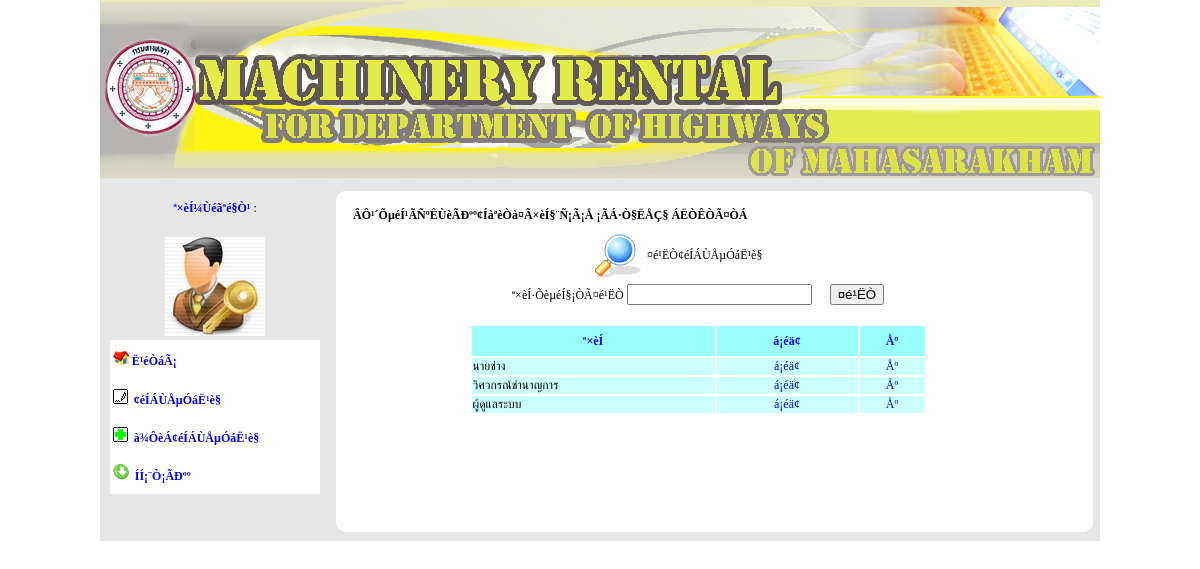
/Admin/search_position.php, run on the app's committed database.
### tables this page shows
CREATE TABLE `tb_position` (
  `pos_id` int(5) NOT NULL auto_increment,
  `name` varchar(50) NOT NULL,
  PRIMARY KEY  (`pos_id`)
);

### Admin/search_position.php (the view, shortened to what this page needs)
<!DOCTYPE HTML PUBLIC "-//W3C//DTD HTML 4.01 Transitional//EN"
"http://www.w3.org/TR/html4/loose.dtd">
<html>
<Center>
<head>
<link href="../css/css1.css" rel="stylesheet" type="text/css">
</head>
<body><font size="+5">
<table width="1000"  border="0" cellpadding="0" cellspacing="0">
  <tr valign="top">
    <td colspan="2"><? include("inc_header.php"); ?></td>
  </tr>
  <tr valign="top">
    <td height="5" colspan="2" bgcolor="#E7E6E6"></td>
  </tr>
  <tr valign="top">
    <td width="23%" height="114" bgcolor="#E7E6E6">
    <table width="100%" height="49"  border="0">
      <tr>
        <td width="100%" height="45"><center>
<span class="style1">ª×èÍ¼Ùéãªé§Ò¹</span> : <?=$_SESSION['adm_name']?>
        </center></td>
      </tr>
    </table>
      <table width="100%" height="102"  border="0">
        <tr>
          <td height="48" align="center"><img src="../images/administrator.jpg" alt="" width="100" height="99"></td>
        </tr>
        <tr>
          <td width="100%" height="48"><center>
            <table width="94%" height="38"  border="0" bgcolor="#FFFFFF">
			<tr>
                <td height="34"><strong><img src="../images/home.gif" alt="" width="16" height="14"><a href="Menu_Detail.php"> Ë¹éÒáÃ¡</a></strong></td>
              </tr>
              <tr>
                <td height="34"><strong><img src="../images/edit.gif" alt="" width="15" height="15">&nbsp; <a href="search_position.php">¢éÍÁÙÅµÓáË¹è§</a></strong></td>
              </tr>
              <tr>
                <td height="34"><strong><img src="../images/addg.GIF" alt="" width="15" height="15"> &nbsp;<a href="addPosition.php">à¾ÔèÁ¢éÍÁÙÅµÓáË¹è§</a></strong></td>
              </tr>
              <tr>
                <td width="100%" height="34"><strong><img src="../images/logout.gif" alt="" width="16" height="16">&nbsp;<a href="../logout.php"> ÍÍ¡¨Ò¡ÃÐºº</a></strong></td>
              </tr>
            </table>
          </center></td>
        </tr>
    </table>
    </td>
    <td width="77%"><table id="Table_01" width="100%" height="0" border="0" cellpadding="0" cellspacing="0">
      <tr>
        <td width="20"> <img src="../images/rim_01.gif" width="20" height="22" alt=""></td>
        <td background="../images/rim_02.gif"> <img src="../images/rim_02.gif" width="8" height="22" alt=""></td>
        <td background="../images/rim_02.gif">&nbsp; </td>
        <td width="23"> <img src="../images/rim_04.gif" width="23" height="22" alt=""></td>
      </tr>
      <tr>
        <td background="../images/rim_05.gif"> <img src="../images/rim_05.gif" width="20" height="11" alt=""></td>
        <td colspan="2" rowspan="2" valign="top" bgcolor="#FFFFFF"><table width="100%"  border="0">
          <tr>
            <td width="48%" colspan="2" ><strong>ÂÔ¹´ÕµéÍ¹ÃÑºÊÙèÃÐºº¢ÍàªèÒà¤Ã×èÍ§¨Ñ¡Ã¡Å ¡ÃÁ·Ò§ËÅÇ§ ÁËÒÊÒÃ¤ÒÁ </strong></td>
          </tr>
          <tr>
            <td colspan="2" rowspan="2" bgcolor="#FFFFFF">
              <table width="690" height="162" border="0" align="center">
                <tr>
                  <td width="287" align="right"><img src="../images/icon_search11.gif" width="50" height="50" align="right"></td>
                  <td width="393"><span class="style51">¤é¹ËÒ¢éÍÁÙÅµÓáË¹è§</span></td>
                </tr>
                <tr>
                  <td colspan="2" align="center"><form id="form1" name="form1" method="post" action="search_position.php">
      ª×èÍ·ÕèµéÍ§¡ÒÃ¤é¹ËÒ
      <input name="txtKeyword" type="text" id="txtKeyword" value="<?=$_POST["txtKeyword"];?>" />
<input type="submit" name="Submit" value="¤é¹ËÒ" />
                  </form></td>
                  </tr>
                <tr>
                  <td colspan="2">
<br>
                    <table width="457" border="0" align="center">
                      <tr>
                      	<td width="241" height="28" align="center" bgcolor="#99FFFF"><div align="center" class="style1">ª×èÍ</div></td>
          <td width="139" align="center" bgcolor="#99FFFF"><div align="center" class="style1">á¡éä¢</div></td>
          <td width="63" align="center" bgcolor="#99FFFF"><div align="center" class="style1">Åº</div></td>
                      </tr>
                      <?
					  $txt_search = $_POST['txtKeyword'];
$sql_show = "select * from tb_position where pos_id is not null and name like '%$txt_search%'";
$result_show = mysql_query($sql_show) or die(mysql_error());
while($row_show = mysql_fetch_array($result_show))
{
?>
        <tr>
        <td bgcolor="#CCFFFF"><?=$row_show['name']?></td>
          <td bgcolor="#CCFFFF"><div align="center"><a href="editPosition.php?edit_id=<?=$row_show['pos_id']?>">á¡éä¢</a></div></td>
           <td bgcolor="#CCFFFF"><div align="center"><a href="del_Position.php?del_id=<?=$row_show[pos_id]?>" onClick='return Conf(this)' >Åº</a></div></td>
        </tr>
        <?
}
?>
                    </table></td>
                </tr>
              </table></td>
          </tr>
          <tr>
            <td colspan="2">&nbsp;</td>
            </tr>
        </table></td>
        <td background="../images/rim_07.gif"> <img src="../images/rim_07.gif" width="23" height="11" alt=""></td>
      </tr>
      <tr>
        <td height="300" background="../images/rim_05.gif">&nbsp; </td>
        <td background="../images/rim_07.gif">&nbsp; </td>
      </tr>
      <tr>
        <td> <img src="../images/rim_10.gif" width="20" height="25" alt=""></td>
        <td background="../images/rim_11.gif"> <img src="../images/rim_11.gif" width="8" height="25" alt=""></td>
        <td background="../images/rim_11.gif">&nbsp; </td>
        <td> <img src="../images/rim_13.gif" width="23" height="25" alt=""></td>
      </tr>
    </table></td>
  </tr>
</table>
</font>
</body>
</Center>
</html>

### css/css1.css (style rules this page uses)
body,td,th { font-family: MS Sans Serif, CordiaUPC; font-size: 12px; }
body { margin-left: 0px; margin-top: 0px; margin-right: 0px; margin-bottom: 0px; }
a { font-family: MS Sans Serif, CordiaUPC; font-size: 12px; }
a:link { text-decoration: none; }

### data on the page
tb_position: name "นายช่าง"
tb_position: name "วิศวกรณ์ชำนาญการ"
tb_position: name "ผู้ดูแลระบบ"
